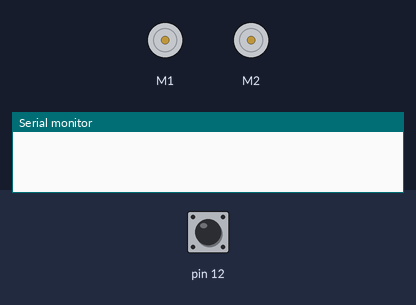
The sketch below on a simulated Arduino Uno, built with avr-gcc and run on an emulated ATmega328P. Shown: 2 × DC motor (green arrow = forward, orange = backward, longer = faster), the last lines printed to the serial monitor. The test bench sets the inputs (shaded band); at power-on: pin 12 HIGH. Random numbers use the default seed unless the sketch sets one.

Above: at 0.8 s.
0.9 s: pin 12 pulled LOW for 0.15 s
At 2.0 s:
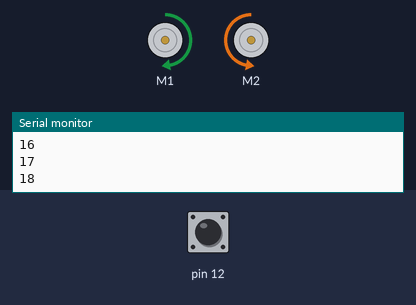
4.0 s: pin 12 pulled LOW for 1 s
At 5.7 s:
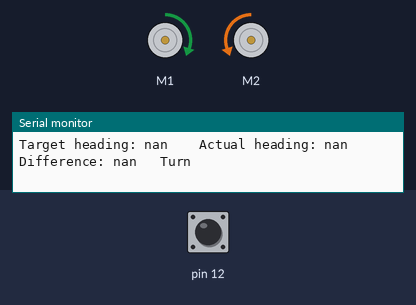
Timing chart, 0 to 7.2 s (numbered marks = the images above; inputs shaded):
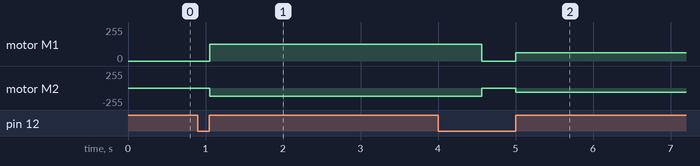

Measured:
- after the input at 0.9 s, motor M1: stopped → forward 127/255 after 0.15 s; motor M2: stopped → backward 127/255 after 0.15 s

The sketch:

TurnWithCompass.ino
```cpp
/* This example uses the Zumo Shield's onboard magnetometer to help
 * the Zumo make precise 90-degree turns and drive in squares. It uses
 * ZumoMotors, Pushbutton, and ZumoIMU.
 *
 * This program first calibrates the compass to account for offsets in
 *  its output. Calibration is accomplished in setup().
 *
 * In loop(), The driving angle then changes its offset by 90 degrees
 * from the heading every second. Essentially, this navigates the
 * Zumo to drive in square patterns.
 *
 * It is important to note that stray magnetic fields from electric
 * current (including from the Zumo's own motors) and the environment
 * (for example, steel rebar in a concrete floor) might adversely
 * affect readings from the compass and make them less reliable.
 */

#include <Wire.h>
#include <ZumoShield.h>

#define SPEED           200 // Maximum motor speed when going straight; variable speed when turning
#define TURN_BASE_SPEED 100 // Base speed when turning (added to variable speed)


#define CALIBRATION_SAMPLES 70  // Number of compass readings to take when calibrating

// Allowed deviation (in degrees) relative to target angle that must be achieved before driving straight
#define DEVIATION_THRESHOLD 5

ZumoMotors motors;
Pushbutton button(ZUMO_BUTTON);
ZumoIMU imu;

ZumoIMU::vector<int16_t> m_max; // maximum magnetometer values, used for calibration
ZumoIMU::vector<int16_t> m_min; // minimum magnetometer values, used for calibration

// Setup will calibrate our compass by finding maximum/minimum magnetic readings
void setup()
{
  // The highest possible magnetic value to read in any direction is 32767
  // The lowest possible magnetic value to read in any direction is -32767
  ZumoIMU::vector<int16_t> running_min = {32767, 32767, 32767}, running_max = {-32767, -32767, -32767};
  unsigned char index;

  Serial.begin(9600);

  // Initialize the Wire library and join the I2C bus as a master
  Wire.begin();

  // Initialize IMU
  imu.init();

  // Enables accelerometer and magnetometer
  imu.enableDefault();

  imu.configureForCompassHeading();

  button.waitForButton();

  Serial.println("starting calibration");

  // To calibrate the magnetometer, the Zumo spins to find the max/min
  // magnetic vectors. This information is used to correct for offsets
  // in the magnetometer data.
  motors.setLeftSpeed(SPEED);
  motors.setRightSpeed(-SPEED);

  for(index = 0; index < CALIBRATION_SAMPLES; index ++)
  {
    // Take a reading of the magnetic vector and store it in compass.m
    imu.readMag();

    running_min.x = min(running_min.x, imu.m.x);
    running_min.y = min(running_min.y, imu.m.y);

    running_max.x = max(running_max.x, imu.m.x);
    running_max.y = max(running_max.y, imu.m.y);

    Serial.println(index);

    delay(50);
  }

  motors.setLeftSpeed(0);
  motors.setRightSpeed(0);

  Serial.print("max.x   ");
  Serial.print(running_max.x);
  Serial.println();
  Serial.print("max.y   ");
  Serial.print(running_max.y);
  Serial.println();
  Serial.print("min.x   ");
  Serial.print(running_min.x);
  Serial.println();
  Serial.print("min.y   ");
  Serial.print(running_min.y);
  Serial.println();

  // Store calibrated values in m_max and m_min
  m_max.x = running_max.x;
  m_max.y = running_max.y;
  m_min.x = running_min.x;
  m_min.y = running_min.y;

  button.waitForButton();
}

void loop()
{
  float heading, relative_heading;
  int speed;
  static float target_heading = averageHeading();

  // Heading is given in degrees away from the magnetic vector, increasing clockwise
  heading = averageHeading();

  // This gives us the relative heading with respect to the target angle
  relative_heading = relativeHeading(heading, target_heading);

  Serial.print("Target heading: ");
  Serial.print(target_heading);
  Serial.print("    Actual heading: ");
  Serial.print(heading);
  Serial.print("    Difference: ");
  Serial.print(relative_heading);

  // If the Zumo has turned to the direction it wants to be pointing, go straight and then do another turn
  if(abs(relative_heading) < DEVIATION_THRESHOLD)
  {
    motors.setSpeeds(SPEED, SPEED);

    Serial.print("   Straight");

    delay(1000);

    // Turn off motors and wait a short time to reduce interference from motors
    motors.setSpeeds(0, 0);
    delay(100);

    // Turn 90 degrees relative to the direction we are pointing.
    // This will help account for variable magnetic field, as opposed
    // to using fixed increments of 90 degrees from the initial
    // heading (which might have been measured in a different magnetic
    // field than the one the Zumo is experiencing now).
    // Note: fmod() is floating point modulo
    target_heading = fmod(averageHeading() + random(-45,45), 360);
  }
  else
  {
    // To avoid overshooting, the closer the Zumo gets to the target
    // heading, the slower it should turn. Set the motor speeds to a
    // minimum base amount plus an additional variable amount based
    // on the heading difference.

    speed = SPEED*relative_heading/180;

    if (speed < 0)
      speed -= TURN_BASE_SPEED;
    else
      speed += TURN_BASE_SPEED;

    motors.setSpeeds(speed, -speed);

    Serial.print("   Turn");
  }
  Serial.println();
}

// Converts x and y components of a vector to a heading in degrees.
// This calculation assumes that the Zumo is always level.
template <typename T> float heading(ZumoIMU::vector<T> v)
{
  float x_scaled =  2.0*(float)(v.x - m_min.x) / (m_max.x - m_min.x) - 1.0;
  float y_scaled =  2.0*(float)(v.y - m_min.y) / (m_max.y - m_min.y) - 1.0;

  float angle = atan2(y_scaled, x_scaled)*180 / M_PI;
  if (angle < 0)
    angle += 360;
  return angle;
}

// Yields the angle difference in degrees between two headings
float relativeHeading(float heading_from, float heading_to)
{
  float relative_heading = heading_to - heading_from;

  // constrain to -180 to 180 degree range
  if (relative_heading > 180)
    relative_heading -= 360;
  if (relative_heading < -180)
    relative_heading += 360;

  return relative_heading;
}

// Average 10 vectors to get a better measurement and help smooth out
// the motors' magnetic interference.
float averageHeading()
{
  ZumoIMU::vector<int32_t> avg = {0, 0, 0};

  for(int i = 0; i < 10; i ++)
  {
    imu.readMag();
    avg.x += imu.m.x;
    avg.y += imu.m.y;
  }
  avg.x /= 10.0;
  avg.y /= 10.0;

  // avg is the average measure of the magnetic vector.
  return heading(avg);
}
```
